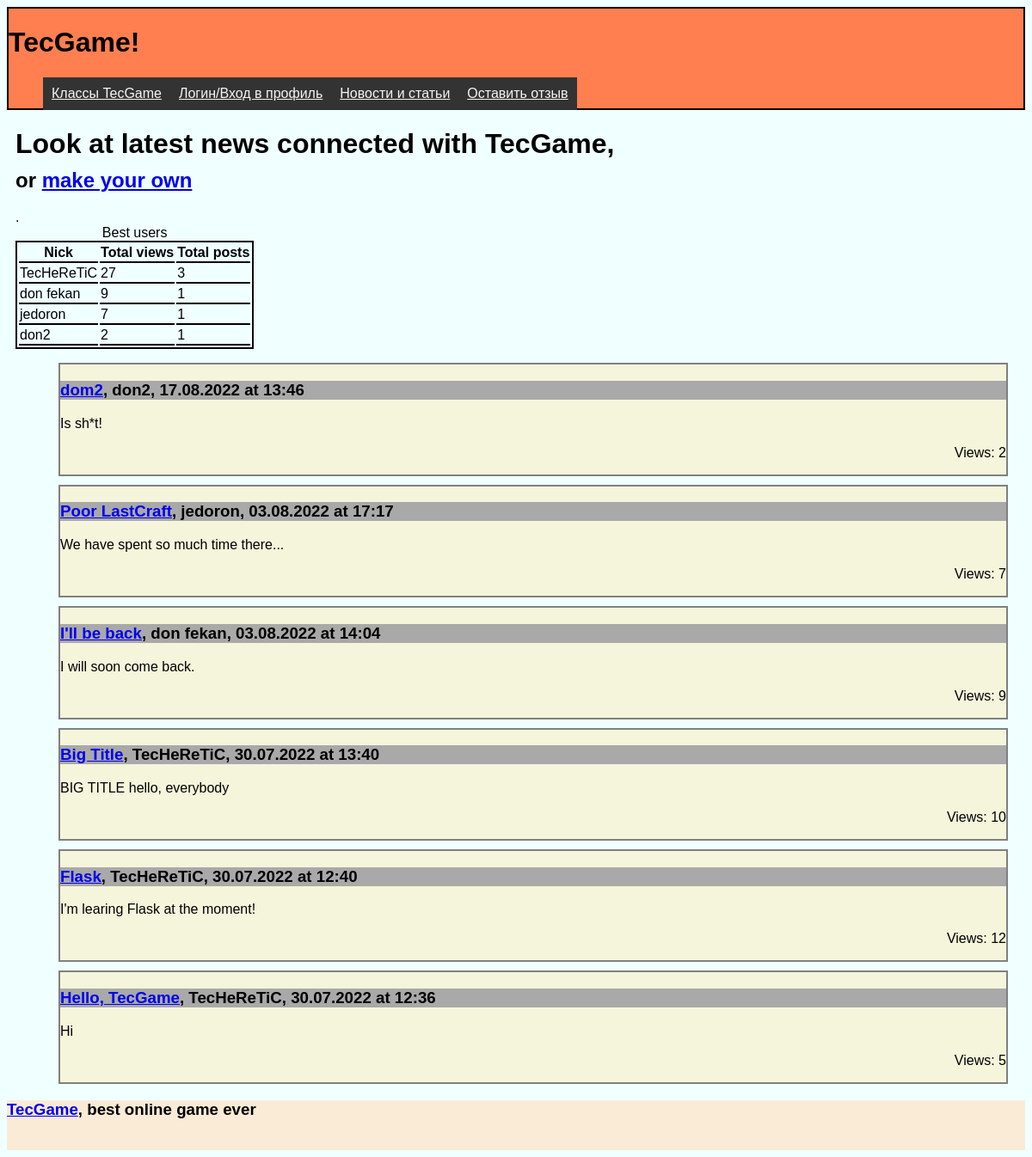
Page /news on the committed database.
### tables this page shows
CREATE TABLE posts (id INTEGER PRIMARY KEY AUTOINCREMENT, title TEXT (100) UNIQUE NOT NULL, content TEXT (600) NOT NULL, author TEXT (50) NOT NULL, time_posted INTEGER NOT NULL, views INTEGER DEFAULT (0), time_format TEXT);

### main.py (the view)
@app.route('/news')
def news_list():
    news = dbase.getNews()
    top_users = dbase.getTopKUsers()
    return render_template('news.html', news_list=news, top_users=top_users)

### app.py (called while the page is built)
def connect_db() -> sqlite3.Connection:
    conn = sqlite3.connect(DATABASE)
    conn.row_factory = sqlite3.Row
    return conn

### main.py (called while the page is built)
@app.before_first_request
def get_db() -> sqlite3.Connection:
    if not hasattr(g, 'link_db'):
        g.link_db = connect_db()
    return g.link_db

@app.before_request
def get_dbase():
    global dbase
    dbase = DataBase(get_db())

### scripts/DataBase.py (called while the page is built)
    def getData(self, request, data: list | tuple = (), fetch='all') -> list[dict]:
        try:
            self.__curs.execute(request, data)
            if fetch == 'all':
                res = self.__curs.fetchall()
            else:
                res = self.__curs.fetchone()
            return res
        except Exception as e:
            print(e)
        return []

    def getNews(self, title=None) -> list[dict]:
        if not title:
            request = f'''SELECT * FROM posts
                          ORDER BY time_posted DESC  '''
        else:
            request = f'''SELECT * FROM posts
                        WHERE title = (?)
                            ORDER BY time_posted DESC '''
        return self.getData(request, (title,) if title else (),
                            'all' if not title else 'one')

    def getTopKUsers(self, k=5):
        request = f'''SELECT author, SUM(views) AS views, COUNT(*) AS post
                    FROM posts JOIN users
                    ON posts.author = users.name
                    GROUP BY 1
                    ORDER BY 2 DESC
                    LIMIT {k};
                    '''
        return self.getData(request)

### templates/news.html (shortened to what this page needs)
{% extends 'home_page.html' -%}
{% block head %}
<head>
    <link type="text/css" rel="stylesheet" href=" {{ url_for('static', filename='css/main_appear.css') }}">
    <link type="text/css" rel="stylesheet" href=" {{ url_for('static', filename='css/news_list.css') }}">
</head>
{% endblock %}
{% block content %}
<div class="content">
     <h1 style="margin-bottom: 10px">Look at latest news connected with TecGame,</h1> <h2 style="margin-top: 10px">or <a href="{{ url_for('add_article') }}">make your own</a></h2>.
    <table class="top_users">
        <caption>Best users</caption>
        <tr>
            <th>Nick</th>
            <th>Total views</th>
            <th>Total posts</th>
        </tr>
        {% for user in top_users %}
            <tr>
            <td>{{ user.author }}</td>
            <td>{{ user.views }}</td>
            <td>{{ user.post }}</td>
            </tr>
        {% endfor %}
    </table>
    <ul class="news">
    {% if news_list %}
        {% for news in news_list -%}
            <li> <div class="article">
                <h3><a href="{{ url_for('show_article', title=news.title) }}">{{ news.title }}</a>, {{ news.author }}, {{ news.time_format }}</h3>
                <p class="content">{{ news.content[:50] | striptags }}</p>
                <p class="views"> Views: {{ news.views }} </p>
                </div>
            </li>
        {% endfor %}
    {% else %}
        <p> There is no news yet. :(</p>
    {% endif %}
    </ul>
</div>
{% endblock %}

### static/css/main_appear.css (style rules this page uses)
body { font-family: sans-serif; background: azure; }
div.content { margin: 10px; border: black 10px; }

### static/css/news_list.css (style rules this page uses)
div.article { background: beige; border: solid 2px gray; margin: 10px; }
div.article h3 { background: darkgray; }
div.article p.views { text-align: right; }
ul.news { list-style: none; }
table.top_users { border: 2px solid black; }
table.top_users td, table.top_users th { border-bottom: 2px solid black; }

### rows in the picture
posts: author "don fekan", views "9", post "1", title "I'll be back", time_format "03.08.2022 at 14:04", content "I will soon come back."
posts: author "jedoron", views "7", post "1", title "Poor LastCraft", time_format "03.08.2022 at 17:17", content "We have spent so much time there..."
posts: author "don2", views "2", post "1", title "dom2", time_format "17.08.2022 at 13:46", content "Is sh*t!"
posts: title "Big Title", author "TecHeReTiC", time_format "30.07.2022 at 13:40", content "BIG TITLE hello, everybody", views "10"
posts: title "Flask", author "TecHeReTiC", time_format "30.07.2022 at 12:40", content "I'm learing Flask at the moment!", views "12"
posts: title "Hello, TecGame", author "TecHeReTiC", time_format "30.07.2022 at 12:36", content "Hi", views "5"

### other values in the picture
{{ user.author }} "TecHeReTiC"
{{ user.views }} "27"
{{ user.post }} "3"
